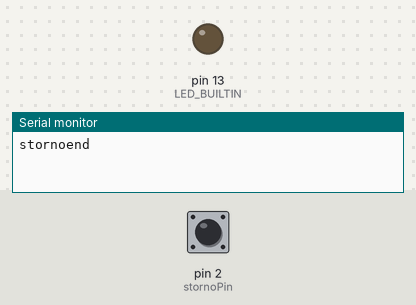
Bench run of a sketch on a simulated Arduino Uno, built with avr-gcc and run on an emulated ATmega328P. Parts: output pins drawn as LEDs (lit = HIGH), the last lines printed to the serial monitor. Inputs (shaded band) come from the test bench; at power-on: pin 2 (stornoPin) HIGH.

Above: at 1.2 s.
1.3 s: pin 2 (stornoPin) pulled LOW for 0.15 s
At 1.37 s:
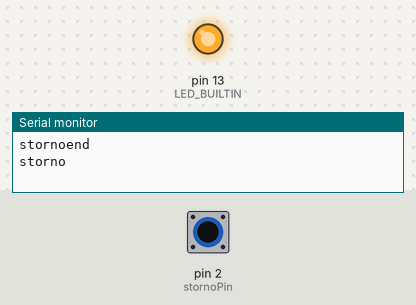
2.9 s: pin 2 (stornoPin) pulled LOW for 3.2 s
At 6.6 s:
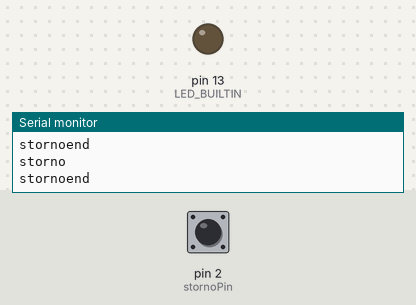
Timing chart, 0 to 8.1 s (numbered marks = the images above; inputs shaded):
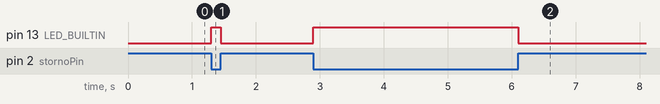

Measured:
- after the input at 1.3 s, pin 13 (LED_BUILTIN): LOW → HIGH at once, → LOW 0.15 s later
- after the input at 2.9 s, pin 13 (LED_BUILTIN): LOW → HIGH at once, → LOW 3.2 s later

The sketch:

getraenkekasse-stornoschluessel.ino
```cpp
int stornoPin = 2;
int value;
int state;

void setup() {
  state = LOW;
  // put your setup code here, to run once:
  Serial.begin(9600);
  pinMode(stornoPin, INPUT_PULLUP);
  pinMode(LED_BUILTIN, OUTPUT);
}

void loop() {
  value = digitalRead(stornoPin);
  if (value != state) {
    if (value == LOW) {
      digitalWrite(LED_BUILTIN, HIGH);
      Serial.write("storno\n");
    } else {
      digitalWrite(LED_BUILTIN, LOW);
      Serial.write("stornoend\n");
    }

    state = value;
  }
}
```
